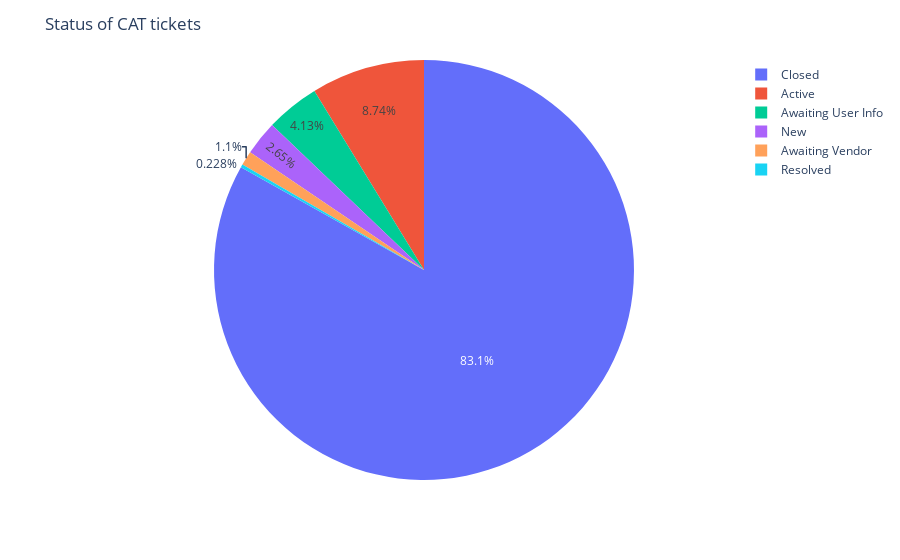

The cell this chart's notebook holds for it:
### Code cell
fig = px.pie(pie_status_df, values='tickets', names='state')
fig.update_layout(title_text='Status of CAT tickets')
fig.show()

### Figure 1 — Plotly figure (JSON) as saved in the notebook; plotly's stock layout.template omitted (floating-point values rounded to 4 significant figures)
{"data": [{"domain": {"x": [0, 1], "y": [0, 1]}, "hoverlabel": {"namelength": 0}, "hovertemplate": "state=%{label}<br>tickets=%{value}", "labels": ["Active", "Awaiting User Info", "Awaiting Vendor", "Closed", "New", "Resolved"], "legendgroup": "", "name": "", "showlegend": true, "type": "pie", "values": [1265, 598, 159, 12031, 384, 33]}], "layout": {"autosize": true, "legend": {"tracegroupgap": 0}, "margin": {"t": 60}, "title": {"text": "Status of CAT tickets"}}}
